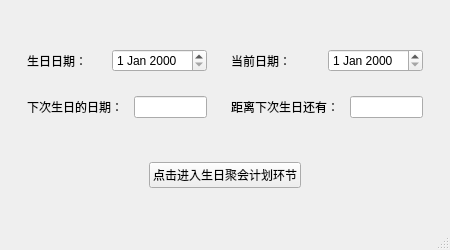
<?xml version="1.0" encoding="UTF-8"?>
<ui version="4.0">
 <class>MainWindow</class>
 <widget class="QMainWindow" name="MainWindow">
  <property name="geometry">
   <rect>
    <x>0</x>
    <y>0</y>
    <width>450</width>
    <height>250</height>
   </rect>
  </property>
  <property name="windowTitle">
   <string>MainWindow</string>
  </property>
  <property name="windowIcon">
   <iconset resource="logo.qrc">
    <normaloff>:/0005018327188690_b.jpg</normaloff>:/0005018327188690_b.jpg</iconset>
  </property>
  <widget class="QWidget" name="centralwidget">
   <layout class="QVBoxLayout" name="verticalLayout">
    <item>
     <spacer name="verticalSpacer">
      <property name="orientation">
       <enum>Qt::Vertical</enum>
      </property>
      <property name="sizeHint" stdset="0">
       <size>
        <width>20</width>
        <height>40</height>
       </size>
      </property>
     </spacer>
    </item>
    <item>
     <widget class="QWidget" name="widget_5" native="true">
      <layout class="QGridLayout" name="gridLayout_2">
       <item row="0" column="0">
        <widget class="QWidget" name="widget" native="true">
         <layout class="QHBoxLayout" name="horizontalLayout">
          <item>
           <widget class="QLabel" name="label">
            <property name="text">
             <string>生日日期：</string>
            </property>
           </widget>
          </item>
          <item>
           <spacer name="horizontalSpacer_5">
            <property name="orientation">
             <enum>Qt::Horizontal</enum>
            </property>
            <property name="sizeHint" stdset="0">
             <size>
              <width>40</width>
              <height>20</height>
             </size>
            </property>
           </spacer>
          </item>
          <item>
           <widget class="QDateEdit" name="dateEdit"/>
          </item>
         </layout>
        </widget>
       </item>
       <item row="2" column="0">
        <widget class="QWidget" name="widget_3" native="true">
         <layout class="QHBoxLayout" name="horizontalLayout_3">
          <item>
           <widget class="QLabel" name="label_5">
            <property name="text">
             <string>下次生日的日期：</string>
            </property>
           </widget>
          </item>
          <item>
           <spacer name="horizontalSpacer_3">
            <property name="orientation">
             <enum>Qt::Horizontal</enum>
            </property>
            <property name="sizeHint" stdset="0">
             <size>
              <width>40</width>
              <height>20</height>
             </size>
            </property>
           </spacer>
          </item>
          <item>
           <widget class="QLineEdit" name="lineEdit_2"/>
          </item>
         </layout>
        </widget>
       </item>
       <item row="2" column="1">
        <widget class="QWidget" name="widget_4" native="true">
         <layout class="QHBoxLayout" name="horizontalLayout_4">
          <item>
           <widget class="QLabel" name="label_3">
            <property name="text">
             <string>距离下次生日还有：</string>
            </property>
           </widget>
          </item>
          <item>
           <spacer name="horizontalSpacer_4">
            <property name="orientation">
             <enum>Qt::Horizontal</enum>
            </property>
            <property name="sizeHint" stdset="0">
             <size>
              <width>40</width>
              <height>20</height>
             </size>
            </property>
           </spacer>
          </item>
          <item>
           <widget class="QLineEdit" name="lineEdit"/>
          </item>
         </layout>
        </widget>
       </item>
       <item row="0" column="1">
        <widget class="QWidget" name="widget_2" native="true">
         <layout class="QHBoxLayout" name="horizontalLayout_2">
          <item>
           <widget class="QLabel" name="label_2">
            <property name="text">
             <string>当前日期：</string>
            </property>
           </widget>
          </item>
          <item>
           <spacer name="horizontalSpacer_6">
            <property name="orientation">
             <enum>Qt::Horizontal</enum>
            </property>
            <property name="sizeHint" stdset="0">
             <size>
              <width>40</width>
              <height>20</height>
             </size>
            </property>
           </spacer>
          </item>
          <item>
           <widget class="QDateEdit" name="dateEdit_2"/>
          </item>
         </layout>
        </widget>
       </item>
       <item row="1" column="0">
        <spacer name="verticalSpacer_3">
         <property name="orientation">
          <enum>Qt::Vertical</enum>
         </property>
         <property name="sizeType">
          <enum>QSizePolicy::Expanding</enum>
         </property>
         <property name="sizeHint" stdset="0">
          <size>
           <width>20</width>
           <height>15</height>
          </size>
         </property>
        </spacer>
       </item>
       <item row="1" column="1">
        <spacer name="verticalSpacer_4">
         <property name="orientation">
          <enum>Qt::Vertical</enum>
         </property>
         <property name="sizeType">
          <enum>QSizePolicy::Expanding</enum>
         </property>
         <property name="sizeHint" stdset="0">
          <size>
           <width>20</width>
           <height>15</height>
          </size>
         </property>
        </spacer>
       </item>
      </layout>
     </widget>
    </item>
    <item>
     <spacer name="verticalSpacer_2">
      <property name="orientation">
       <enum>Qt::Vertical</enum>
      </property>
      <property name="sizeType">
       <enum>QSizePolicy::Maximum</enum>
      </property>
      <property name="sizeHint" stdset="0">
       <size>
        <width>20</width>
        <height>30</height>
       </size>
      </property>
     </spacer>
    </item>
    <item>
     <widget class="QWidget" name="widget_6" native="true">
      <layout class="QHBoxLayout" name="horizontalLayout_5">
       <item>
        <spacer name="horizontalSpacer">
         <property name="orientation">
          <enum>Qt::Horizontal</enum>
         </property>
         <property name="sizeHint" stdset="0">
          <size>
           <width>40</width>
           <height>20</height>
          </size>
         </property>
        </spacer>
       </item>
       <item>
        <widget class="QPushButton" name="pushButton">
         <property name="text">
          <string>点击进入生日聚会计划环节</string>
         </property>
        </widget>
       </item>
       <item>
        <spacer name="horizontalSpacer_2">
         <property name="orientation">
          <enum>Qt::Horizontal</enum>
         </property>
         <property name="sizeHint" stdset="0">
          <size>
           <width>40</width>
           <height>20</height>
          </size>
         </property>
        </spacer>
       </item>
      </layout>
     </widget>
    </item>
    <item>
     <spacer name="verticalSpacer_5">
      <property name="orientation">
       <enum>Qt::Vertical</enum>
      </property>
      <property name="sizeHint" stdset="0">
       <size>
        <width>20</width>
        <height>40</height>
       </size>
      </property>
     </spacer>
    </item>
   </layout>
  </widget>
  <widget class="QMenuBar" name="menubar">
   <property name="geometry">
    <rect>
     <x>0</x>
     <y>0</y>
     <width>450</width>
     <height>17</height>
    </rect>
   </property>
  </widget>
  <widget class="QStatusBar" name="statusbar"/>
 </widget>
 <resources>
  <include location="logo.qrc"/>
 </resources>
 <connections/>
</ui>
